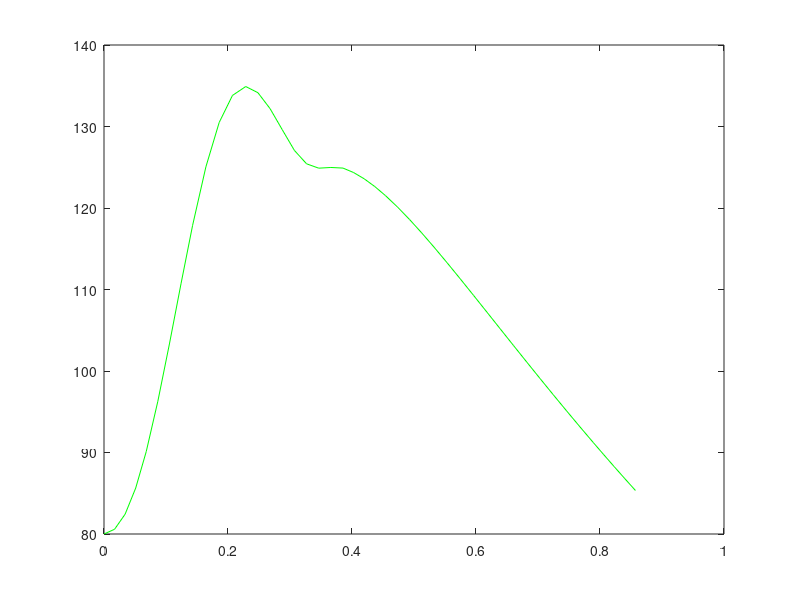

Source code (MATLAB):
clear all
clc   
I0= 500; % maximum flow
Tc=60/72;   % heart period
Ts=(2/5*Tc);   % time in systole
P_ss=80; % diastolic pressure
R= 1;
C= 1;
R1=0.05;    
L=0.0054;


I=@(t)I0*sin((pi*t)/Ts).^2.*(t<=Ts); %input current flow

Idot = @(t)I0*2*sin(pi*t/Ts).*cos(pi*t/Ts)*pi/Ts.*(t<=Ts);

Idotdot = @(t) I0*2*(cos(pi*t/Ts).^2 - sin(pi*t/Ts).^2)*(pi/Ts)^2.*(t<=Ts);


fun = @(t,y)[y(2);(Idotdot(t)*(R*L*C*R1)+Idot(t)*(L*(R+R1))+I(t)*(R*R1) - (y(2)*(C*R*R1+L)+y(1)*R1))/(L*C*R)];


y0 = [80 ;0];
tspan = [0 60/70];


[T,Y] = ode45(fun,tspan,y0);


plot(T,Y(:,1),'g')

disp(Y)